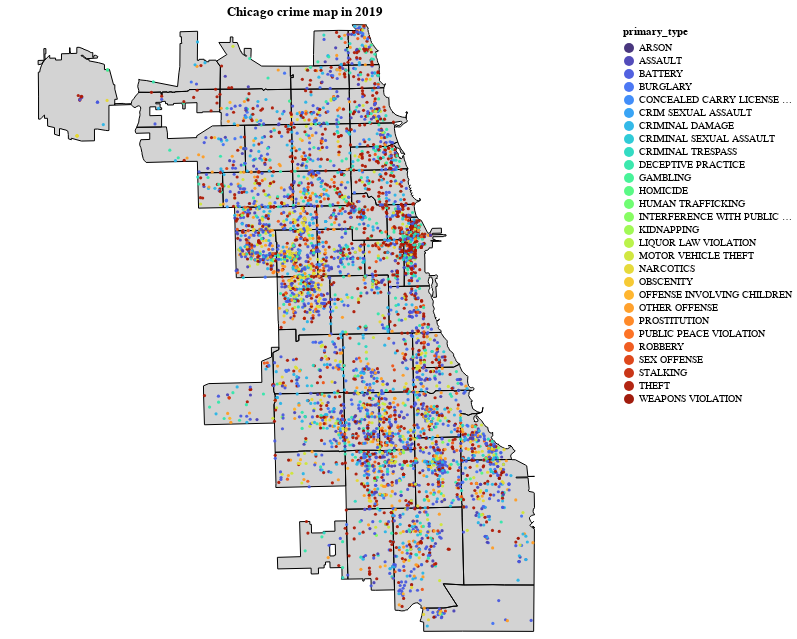

Here is the notebook cell this chart was saved with:
### Code cell
def download_json():
    '''Downloads ANC JSON from Open Data DC'''
    url = "https://raw.githubusercontent.com/smartchicago/chicago-atlas/master/db/import/zipcodes.geojson"
    resp = requests.get(url)
    return resp.json()

def gen_base(geojson):
    '''Generates baselayer of DC ANC map'''
    base = alt.Chart(alt.Data(values=geojson)).mark_geoshape(
        fill="lightgray",
        stroke='black',
        strokeWidth=1
    ).encode(
    ).properties(
        width=600,
        height=600
    )
    return base

def gen_points(year = 2019):
    points = alt.Chart(crime_df[crime_df.year==year].sample(5000)).mark_circle(
        size=10,opacity=0.95).encode(
        longitude='longitude:Q',
        latitude='latitude:Q',
        tooltip=['primary_type:N','zipcode'],
        color=alt.Color('primary_type',scale=alt.Scale(scheme='turbo'))
    ).properties(title= 'Chicago crime map in {}'.format(year))
    return points

anc_json = download_json()
base_layer = gen_base(geojson=anc_json)
points_layer = gen_points()
(base_layer + points_layer).configure_view(stroke=None)

### Figure 1 — Vega-Lite specification as saved in the notebook (floating-point values rounded to 4 significant figures; data arrays with more than 128 entries replaced by an {"elided": "..."} marker saying what was removed)
{"config": {"view": {"continuousWidth": 400, "continuousHeight": 300, "stroke": null}}, "layer": [{"data": {"values": {"type": "FeatureCollection", "features": [{"geometry": {"type": "Polygon", "coordinates": [[[-87.68, 41.92], [-87.68, 41.91], [-87.68, 41.91], [-87.73, 41.91], [-87.73, 41.92], [-87.73, 41.92], [-87.73, 41.92], [-87.73, 41.92], [-87.73, 41.93], [-87.68, 41.93], [-87.68, 41.93], [-87.68, 41.92], [-87.68, 41.92]]]}, "type": "Feature", "id": 0, "properties": {"adjacent_zips": ["60639", "60641", "60657", "60618", "60622", "60614"], "ZIP": "60647", "adjacent_community_areas": ["20", "21", "22", "23", "24", "5", "7"]}}, {"geometry": {"type": "Polygon", "coordinates": [[[-87.73, 41.92], [-87.73, 41.92], [-87.73, 41.92], [-87.73, 41.91], [-87.79, 41.91], [-87.79, 41.93], [-87.73, 41.93], [-87.73, 41.92], [-87.73, 41.92], [-87.73, 41.92]]]}, "type": "Feature", "id": 1, "properties": {"adjacent_zips": ["60647", "60707", "60641", "60618"], "ZIP": "60639", "adjacent_community_areas": ["19", "20", "21", "22", "23", "25"]}}, {"geometry": {"type": "Polygon", "coordinates": [[[-87.79, 41.91], [-87.81, 41.91], [-87.81, 41.93], [-87.79, 41.93], [-87.79, 41.91]]]}, "type": "Feature", "id": 2, "properties": {"adjacent_zips": ["60634", "60639"], "ZIP": "60707", "adjacent_community_areas": ["18", "19", "25"]}}, {"geometry": {"type": "Polygon", "coordinates": [[[-87.71, 41.9], [-87.78, 41.89], [-87.78, 41.91], [-87.71, 41.91], [-87.71, 41.9]]]}, "type": "Feature", "id": 4, "properties": {"adjacent_zips": ["60622", "60644", "60624", "60612"], "ZIP": "60651", "adjacent_community_areas": ["23", "24", "25"]}}, {"geometry": {"type": "Polygon", "coordinates": [[[-87.74, 41.82], [-87.74, 41.8], [-87.74, 41.79], [-87.74, 41.79], [-87.74, 41.79], [-87.74, 41.79], [-87.74, 41.79], [-87.74, 41.77], [-87.8, 41.77], [-87.8, 41.79], [-87.8, 41.8], [-87.8, 41.8], [-87.75, 41.8], [-87.75, 41.81], [-87.74, 41.82], [-87.74, 41.82], [-87.74, 41.82], [-87.74, 41.82], [-87.74, 41.82]]]}, "type": "Feature", "id": 6, "properties": {"adjacent_zips": ["60629", "60632"], "ZIP": "60638", "adjacent_community_areas": ["30", "56", "64"]}}, {"geometry": {"type": "Polygon", "coordinates": [[[-87.68, 41.76], [-87.68, 41.74], [-87.74, 41.73], [-87.74, 41.74], [-87.74, 41.76], [-87.72, 41.76], [-87.72, 41.76], [-87.72, 41.76], [-87.7, 41.76], [-87.7, 41.76], [-87.69, 41.76], [-87.69, 41.76], [-87.68, 41.76]]]}, "type": "Feature", "id": 7, "properties": {"adjacent_zips": ["60636", "60629", "60620"], "ZIP": "60652", "adjacent_community_areas": ["65", "66", "70"]}}, {"geometry": {"type": "Polygon", "coordinates": [[[-87.66, 42.02], [-87.66, 42.02], [-87.66, 42.02], [-87.66, 42.02], [-87.66, 42.02], [-87.66, 42.02], [-87.66, 42.02], [-87.66, 42.02], [-87.66, 42.02], [-87.66, 42.02], [-87.66, 42.02], [-87.66, 42.02], [-87.66, 42.02], [-87.66, 42.02], [-87.66, 42.02], [-87.66, 42.02], [-87.66, 42.01], [-87.66, 42.01], [-87.66, 42.01], [-87.66, 42.01], [-87.66, 42.01], [-87.66, 42.01], [-87.66, 42.01], [-87.66, 42.01], [-87.66, 42.01], [-87.66, 42.01], [-87.66, 42.01], [-87.66, 42.01], [-87.66, 42.01], [-87.66, 42.01], [-87.66, 42.01], [-87.66, 42.01], [-87.66, 42.01], [-87.66, 42.0], [-87.66, 42.0], [-87.66, 42.0], [-87.66, 42.0], [-87.66, 42.0], [-87.66, 42.0], [-87.66, 42.0], [-87.66, 42.0], [-87.65, 42.0], [-87.66, 42.0], [-87.68, 42.0], [-87.68, 42.0], [-87.68, 42.01], [-87.68, 42.01], [-87.68, 42.01], [-87.68, 42.01], [-87.68, 42.01], [-87.68, 42.01], [-87.68, 42.02], [-87.67, 42.02], [-87.68, 42.02], [-87.68, 42.02], [-87.67, 42.02], [-87.67, 42.02], [-87.66, 42.02], [-87.66, 42.02], [-87.66, 42.02]]]}, "type": "Feature", "id": 8, "properties": {"adjacent_zips": ["60645", "60660", "60659"], "ZIP": "60626", "adjacent_community_areas": ["1", "2", "77"]}}, {"geometry": {"type": "Polygon", "coordinates": [[[-87.69, 42.02], [-87.68, 42.02], [-87.68, 42.01], [-87.68, 42.01], [-87.68, 42.01], [-87.68, 42.01], [-87.68, 42.01], [-87.68, 42.01], [-87.68, 42.0], [-87.68, 42.0], [-87.71, 42.0], [-87.71, 42.0], [-87.71, 42.02], [-87.69, 42.02]]]}, "type": "Feature", "id": 9, "properties": {"adjacent_zips": ["60626", "60660", "60659"], "ZIP": "60645", "adjacent_community_areas": ["1", "2"]}}, {"geometry": {"type": "Polygon", "coordinates": [[[-87.65, 42.0], [-87.65, 42.0], [-87.65, 42.0], [-87.65, 42.0], [-87.65, 42.0], [-87.65, 41.99], [-87.65, 41.99], [-87.65, 41.99], [-87.65, 41.99], [-87.65, 41.99], [-87.65, 41.99], [-87.65, 41.99], [-87.65, 41.99], [-87.65, 41.99], [-87.65, 41.99], [-87.65, 41.99], [-87.65, 41.99], [-87.65, 41.99], [-87.65, 41.99], [-87.65, 41.99], [-87.65, 41.98], [-87.68, 41.98], [-87.68, 42.0], [-87.65, 42.0]]]}, "type": "Feature", "id": 10, "properties": {"adjacent_zips": ["60645", "60640", "60625", "60659", "60626"], "ZIP": "60660", "adjacent_community_areas": ["1", "2", "4", "77"]}}, {"geometry": {"type": "Polygon", "coordinates": {"elided": "1x68x2 float values"}}, "type": "Feature", "id": 11, "properties": {"adjacent_zips": ["60618", "60660", "60625", "60613"], "ZIP": "60640", "adjacent_community_areas": ["3", "4", "5", "6", "77"]}}, {"geometry": {"type": "Polygon", "coordinates": [[[-87.68, 41.96], [-87.73, 41.96], [-87.73, 41.98], [-87.68, 41.98], [-87.68, 41.98], [-87.68, 41.96]]]}, "type": "Feature", "id": 12, "properties": {"adjacent_zips": ["60613", "60659", "60630", "60646", "60618", "60641", "60640", "60660"], "ZIP": "60625", "adjacent_community_areas": ["13", "14", "16", "4", "5"]}}, {"geometry": {"type": "Polygon", "coordinates": [[[-87.73, 41.93], [-87.77, 41.93], [-87.77, 41.96], [-87.73, 41.96], [-87.73, 41.93]]]}, "type": "Feature", "id": 13, "properties": {"adjacent_zips": ["60618", "60630", "60634", "60647", "60639", "60625"], "ZIP": "60641", "adjacent_community_areas": ["14", "15", "16", "19", "20", "21", "22"]}}, {"geometry": {"type": "Polygon", "coordinates": [[[-87.64, 41.95], [-87.64, 41.95], [-87.63, 41.94], [-87.63, 41.94], [-87.63, 41.94], [-87.63, 41.94], [-87.63, 41.94], [-87.64, 41.94], [-87.64, 41.94], [-87.64, 41.94], [-87.64, 41.94], [-87.64, 41.95], [-87.64, 41.95], [-87.64, 41.95], [-87.64, 41.95], [-87.64, 41.95], [-87.64, 41.95], [-87.64, 41.95], [-87.64, 41.95], [-87.64, 41.95], [-87.64, 41.95], [-87.64, 41.95], [-87.64, 41.95], [-87.64, 41.95], [-87.64, 41.94], [-87.64, 41.94], [-87.64, 41.94], [-87.64, 41.94], [-87.64, 41.94], [-87.64, 41.94], [-87.64, 41.94], [-87.64, 41.94], [-87.64, 41.94], [-87.64, 41.94], [-87.64, 41.94], [-87.64, 41.94], [-87.64, 41.94], [-87.63, 41.94], [-87.63, 41.94], [-87.64, 41.94], [-87.64, 41.94], [-87.63, 41.94], [-87.63, 41.94], [-87.63, 41.94], [-87.63, 41.94], [-87.63, 41.94], [-87.63, 41.94], [-87.63, 41.94], [-87.63, 41.94], [-87.63, 41.94], [-87.63, 41.94], [-87.63, 41.93], [-87.63, 41.93], [-87.63, 41.93], [-87.63, 41.93], [-87.64, 41.93], [-87.64, 41.93], [-87.64, 41.93], [-87.68, 41.93], [-87.68, 41.95], [-87.65, 41.95], [-87.64, 41.95], [-87.64, 41.95]]]}, "type": "Feature", "id": 14, "properties": {"adjacent_zips": ["60613", "60647", "60618", "60614"], "ZIP": "60657", "adjacent_community_areas": ["5", "6", "7"]}}, {"geometry": {"type": "Polygon", "coordinates": [[[-87.58, 41.8], [-87.58, 41.8], [-87.58, 41.8], [-87.58, 41.8], [-87.58, 41.8], [-87.58, 41.8], [-87.58, 41.8], [-87.58, 41.8], [-87.58, 41.8], [-87.58, 41.8], [-87.58, 41.8], [-87.58, 41.8], [-87.58, 41.8], [-87.58, 41.8], [-87.58, 41.8], [-87.58, 41.8], [-87.58, 41.8], [-87.58, 41.8], [-87.58, 41.8], [-87.58, 41.8], [-87.59, 41.8], [-87.59, 41.79], [-87.59, 41.79], [-87.59, 41.79], [-87.59, 41.8], [-87.61, 41.79], [-87.61, 41.79], [-87.61, 41.79], [-87.61, 41.79], [-87.61, 41.79], [-87.61, 41.79], [-87.61, 41.79], [-87.61, 41.79], [-87.63, 41.79], [-87.63, 41.81], [-87.59, 41.81], [-87.59, 41.81], [-87.59, 41.81], [-87.59, 41.81], [-87.59, 41.81], [-87.59, 41.81], [-87.58, 41.81], [-87.58, 41.8]]]}, "type": "Feature", "id": 15, "properties": {"adjacent_zips": ["60637", "60609", "60653", "60621"], "ZIP": "60615", "adjacent_community_areas": ["38", "39", "40", "41"]}}, {"geometry": {"type": "Polygon", "coordinates": [[[-87.62, 41.77], [-87.62, 41.76], [-87.64, 41.76], [-87.64, 41.76], [-87.64, 41.76], [-87.65, 41.76], [-87.65, 41.79], [-87.63, 41.79], [-87.62, 41.77]]]}, "type": "Feature", "id": 16, "properties": {"adjacent_zips": ["60609", "60637", "60619", "60615", "60636", "60620"], "ZIP": "60621", "adjacent_community_areas": ["40", "67", "68", "69", "71"]}}, {"geometry": {"type": "Polygon", "coordinates": [[[-87.65, 41.76], [-87.66, 41.76], [-87.67, 41.76], [-87.68, 41.76], [-87.68, 41.79], [-87.68, 41.79], [-87.65, 41.79], [-87.65, 41.76]]]}, "type": "Feature", "id": 17, "properties": {"adjacent_zips": ["60652", "60621", "60632", "60609", "60620", "60629"], "ZIP": "60636", "adjacent_community_areas": ["63", "66", "67", "68", "70", "71"]}}, {"geometry": {"type": "Polygon", "coordinates": {"elided": "1x86x2 float values"}}, "type": "Feature", "id": 18, "properties": {"adjacent_zips": ["60617", "60637", "60619"], "ZIP": "60649", "adjacent_community_areas": ["42", "43", "45", "46"]}}, {"geometry": {"type": "Polygon", "coordinates": {"elided": "1x77x2 float values"}}, "type": "Feature", "id": 19, "properties": {"adjacent_zips": ["60649", "60619", "60628"], "ZIP": "60617", "adjacent_community_areas": ["43", "45", "46", "48", "50", "51", "52", "55"]}}, {"geometry": {"type": "Polygon", "coordinates": [[[-87.64, 41.68], [-87.64, 41.67], [-87.66, 41.67], [-87.66, 41.67], [-87.66, 41.68], [-87.67, 41.68], [-87.67, 41.68], [-87.67, 41.68], [-87.67, 41.68], [-87.68, 41.68], [-87.68, 41.72], [-87.64, 41.72], [-87.64, 41.68]]]}, "type": "Feature", "id": 20, "properties": {"adjacent_zips": ["60628", "60655", "60620"], "ZIP": "60643", "adjacent_community_areas": ["49", "53", "72", "73", "75"]}}, {"geometry": {"type": "Polygon", "coordinates": [[[-87.68, 41.9], [-87.68, 41.89], [-87.67, 41.89], [-87.67, 41.87], [-87.71, 41.87], [-87.71, 41.9], [-87.68, 41.9], [-87.68, 41.9]]]}, "type": "Feature", "id": 23, "properties": {"adjacent_zips": ["60651", "60622", "6761", "60608", "60624"], "ZIP": "60612", "adjacent_community_areas": ["23", "24", "27", "28", "29"]}}, {"geometry": {"type": "Polygon", "coordinates": [[[-87.71, 41.87], [-87.74, 41.87], [-87.74, 41.88], [-87.74, 41.88], [-87.74, 41.89], [-87.74, 41.89], [-87.74, 41.89], [-87.74, 41.9], [-87.71, 41.9], [-87.71, 41.87]]]}, "type": "Feature", "id": 24, "properties": {"adjacent_zips": ["60612", "60651", "60622", "60623", "60644"], "ZIP": "60624", "adjacent_community_areas": ["23", "25", "26", "27", "29"]}}, {"geometry": {"type": "Polygon", "coordinates": [[[-87.74, 41.87], [-87.77, 41.87], [-87.78, 41.89], [-87.74, 41.9], [-87.74, 41.89], [-87.74, 41.89], [-87.74, 41.89], [-87.74, 41.88], [-87.74, 41.88], [-87.74, 41.87]]]}, "type": "Feature", "id": 25, "properties": {"adjacent_zips": ["60651", "60623", "60624"], "ZIP": "60644", "adjacent_community_areas": ["25", "26"]}}, {"geometry": {"type": "Polygon", "coordinates": [[[-87.6, 41.83], [-87.6, 41.83], [-87.6, 41.83], [-87.6, 41.83], [-87.6, 41.83], [-87.6, 41.83], [-87.6, 41.82], [-87.6, 41.82], [-87.6, 41.82], [-87.6, 41.82], [-87.6, 41.82], [-87.6, 41.82], [-87.59, 41.82], [-87.59, 41.82], [-87.59, 41.82], [-87.59, 41.82], [-87.59, 41.82], [-87.59, 41.82], [-87.59, 41.82], [-87.59, 41.81], [-87.59, 41.81], [-87.59, 41.81], [-87.59, 41.81], [-87.59, 41.81], [-87.59, 41.81], [-87.59, 41.81], [-87.59, 41.81], [-87.59, 41.81], [-87.63, 41.81], [-87.63, 41.83], [-87.6, 41.83], [-87.6, 41.83]]]}, "type": "Feature", "id": 28, "properties": {"adjacent_zips": ["60609", "60615", "60616"], "ZIP": "60653", "adjacent_community_areas": ["35", "36", "38", "39"]}}, {"geometry": {"type": "Polygon", "coordinates": [[[-87.63, 41.83], [-87.63, 41.79], [-87.68, 41.79], [-87.68, 41.79], [-87.69, 41.83], [-87.63, 41.83], [-87.63, 41.83]]]}, "type": "Feature", "id": 29, "properties": {"adjacent_zips": ["60637", "60615", "60621", "60636", "60653", "60616", "60608", "60632", "60629"], "ZIP": "60609", "adjacent_community_areas": ["34", "35", "37", "38", "40", "58", "59", "60", "61", "63", "67", "68"]}}, {"geometry": {"type": "MultiPolygon", "coordinates": {"elided": "3 rows, 208 float values in total"}}, "type": "Feature", "id": 30, "properties": {"adjacent_zips": ["60656"], "ZIP": "60666", "adjacent_community_areas": ["76"]}}, {"geometry": {"type": "Polygon", "coordinates": [[[-87.68, 41.95], [-87.68, 41.93], [-87.73, 41.93], [-87.73, 41.96], [-87.68, 41.96], [-87.68, 41.95]]]}, "type": "Feature", "id": 31, "properties": {"adjacent_zips": ["60613", "60614", "60657", "60641", "60625", "60640", "60639", "60647", "60630"], "ZIP": "60618", "adjacent_community_areas": ["14", "16", "21", "22", "4", "5", "7"]}}, {"geometry": {"type": "Polygon", "coordinates": [[[-87.6, 41.83], [-87.65, 41.83], [-87.65, 41.86], [-87.61, 41.86], [-87.61, 41.86], [-87.61, 41.86], [-87.61, 41.86], [-87.61, 41.86], [-87.61, 41.86], [-87.61, 41.86], [-87.61, 41.86], [-87.61, 41.85], [-87.61, 41.85], [-87.61, 41.85], [-87.61, 41.85], [-87.61, 41.85], [-87.61, 41.85], [-87.61, 41.85], [-87.61, 41.85], [-87.61, 41.85], [-87.61, 41.84], [-87.61, 41.84], [-87.61, 41.84], [-87.61, 41.84], [-87.61, 41.84], [-87.61, 41.84], [-87.61, 41.84], [-87.61, 41.84], [-87.61, 41.84], [-87.61, 41.84], [-87.61, 41.84], [-87.61, 41.84], [-87.61, 41.84], [-87.6, 41.84], [-87.6, 41.84], [-87.6, 41.84], [-87.6, 41.84], [-87.61, 41.84], [-87.61, 41.84], [-87.61, 41.84], [-87.6, 41.83], [-87.6, 41.83], [-87.61, 41.83], [-87.6, 41.83], [-87.6, 41.83], [-87.6, 41.83], [-87.6, 41.83], [-87.6, 41.83], [-87.6, 41.83]]]}, "type": "Feature", "id": 32, "properties": {"adjacent_zips": ["6761", "60653", "60609", "60608"], "ZIP": "60616", "adjacent_community_areas": ["28", "31", "33", "34", "35", "36", "60"]}}, {"geometry": {"type": "Polygon", "coordinates": [[[-87.65, 41.86], [-87.65, 41.83], [-87.69, 41.83], [-87.7, 41.87], [-87.65, 41.87], [-87.65, 41.86]]]}, "type": "Feature", "id": 35, "properties": {"adjacent_zips": ["6761", "60616", "60609", "60612", "60632", "60623"], "ZIP": "60608", "adjacent_community_areas": ["28", "29", "30", "31", "58", "59", "60"]}}, {"geometry": {"type": "Polygon", "coordinates": {"elided": "1x74x2 float values"}}, "type": "Feature", "id": 39, "properties": {"adjacent_zips": ["60622", "60610", "60618", "60647", "60657"], "ZIP": "60614", "adjacent_community_areas": ["22", "24", "5", "6", "7", "8"]}}, {"geometry": {"type": "Polygon", "coordinates": [[[-87.86, 41.98], [-87.86, 41.99], [-87.86, 41.99], [-87.86, 41.99], [-87.85, 41.99], [-87.85, 41.99], [-87.82, 41.98], [-87.82, 41.99], [-87.82, 42.0], [-87.82, 42.01], [-87.82, 42.01], [-87.82, 42.01], [-87.82, 42.01], [-87.82, 42.02], [-87.82, 42.02], [-87.82, 42.02], [-87.81, 42.02], [-87.81, 42.0], [-87.81, 42.0], [-87.81, 42.0], [-87.8, 42.0], [-87.8, 42.0], [-87.8, 42.0], [-87.8, 42.0], [-87.8, 42.0], [-87.8, 42.0], [-87.8, 42.0], [-87.79, 42.0], [-87.79, 42.0], [-87.79, 41.98], [-87.81, 41.98], [-87.81, 41.98], [-87.82, 41.98], [-87.83, 41.98], [-87.83, 41.98], [-87.83, 41.98], [-87.83, 41.98], [-87.83, 41.98], [-87.83, 41.98], [-87.83, 41.98], [-87.83, 41.98], [-87.83, 41.98], [-87.83, 41.98], [-87.84, 41.98], [-87.84, 41.98], [-87.84, 41.98], [-87.84, 41.98], [-87.84, 41.98], [-87.84, 41.98], [-87.84, 41.98], [-87.84, 41.98], [-87.85, 41.98], [-87.86, 41.98], [-87.86, 41.98], [-87.86, 41.98]]]}, "type": "Feature", "id": 40, "properties": {"adjacent_zips": ["60656", "60630", "60646"], "ZIP": "60631", "adjacent_community_areas": ["10", "11", "76", "9"]}}, {"geometry": {"type": "Polygon", "coordinates": [[[-87.79, 42.0], [-87.78, 42.0], [-87.78, 42.01], [-87.79, 42.01], [-87.78, 42.01], [-87.78, 42.02], [-87.78, 42.02], [-87.78, 42.01], [-87.77, 42.01], [-87.77, 42.01], [-87.77, 42.01], [-87.77, 42.0], [-87.77, 42.0], [-87.77, 42.0], [-87.77, 42.0], [-87.77, 42.01], [-87.76, 42.01], [-87.76, 42.0], [-87.76, 42.0], [-87.75, 42.0], [-87.73, 42.0], [-87.73, 41.99], [-87.73, 41.99], [-87.73, 41.99], [-87.73, 41.99], [-87.73, 41.98], [-87.75, 41.98], [-87.75, 41.98], [-87.75, 41.98], [-87.75, 41.98], [-87.76, 41.98], [-87.79, 41.98], [-87.79, 42.0], [-87.79, 42.0]]]}, "type": "Feature", "id": 41, "properties": {"adjacent_zips": ["60659", "60625", "60631", "60630", "60656"], "ZIP": "60646", "adjacent_community_areas": ["10", "11", "12", "13"]}}, {"geometry": {"type": "Polygon", "coordinates": [[[-87.59, 41.72], [-87.58, 41.67], [-87.6, 41.67], [-87.6, 41.67], [-87.59, 41.66], [-87.59, 41.66], [-87.6, 41.66], [-87.6, 41.66], [-87.62, 41.66], [-87.62, 41.66], [-87.62, 41.66], [-87.62, 41.66], [-87.62, 41.66], [-87.62, 41.66], [-87.62, 41.66], [-87.62, 41.66], [-87.63, 41.66], [-87.63, 41.66], [-87.63, 41.66], [-87.63, 41.66], [-87.63, 41.66], [-87.63, 41.66], [-87.63, 41.66], [-87.63, 41.66], [-87.63, 41.66], [-87.64, 41.66], [-87.64, 41.66], [-87.64, 41.66], [-87.64, 41.66], [-87.64, 41.72], [-87.62, 41.72], [-87.59, 41.72], [-87.59, 41.72]]]}, "type": "Feature", "id": 42, "properties": {"adjacent_zips": ["60619", "60643", "60617", "60827", "60620"], "ZIP": "60628", "adjacent_community_areas": ["49", "50", "51", "53", "54", "55", "73"]}}, {"geometry": {"type": "Polygon", "coordinates": [[[-87.6, 41.67], [-87.58, 41.67], [-87.56, 41.67], [-87.55, 41.67], [-87.52, 41.67], [-87.53, 41.64], [-87.58, 41.64], [-87.62, 41.64], [-87.62, 41.65], [-87.62, 41.65], [-87.62, 41.65], [-87.62, 41.65], [-87.62, 41.66], [-87.6, 41.66], [-87.6, 41.66], [-87.59, 41.66], [-87.59, 41.66], [-87.6, 41.67], [-87.6, 41.67], [-87.6, 41.67]]]}, "type": "Feature", "id": 43, "properties": {"adjacent_zips": ["60628", "60617"], "name": "60827 & 60633", "ZIP": "60827", "adjacent_community_areas": ["54", "55", "51"]}}, {"geometry": {"type": "Polygon", "coordinates": [[[-87.75, 41.98], [-87.75, 41.98], [-87.75, 41.98], [-87.75, 41.98], [-87.73, 41.98], [-87.73, 41.96], [-87.79, 41.96], [-87.79, 41.96], [-87.79, 41.96], [-87.79, 41.96], [-87.79, 41.97], [-87.79, 41.97], [-87.79, 41.98], [-87.76, 41.98], [-87.75, 41.98]]]}, "type": "Feature", "id": 44, "properties": {"adjacent_zips": ["60659", "60631", "60646", "60656", "60634", "60625", "60641", "60618"], "ZIP": "60630", "adjacent_community_areas": ["10", "11", "12", "13", "14", "15", "16"]}}, {"geometry": {"type": "Polygon", "coordinates": {"elided": "1x89x2 float values"}}, "type": "Feature", "id": 47, "properties": {"adjacent_zips": ["60646", "60630", "60666", "60631", "60634"], "ZIP": "60656", "adjacent_community_areas": ["10", "11", "76"]}}, {"geometry": {"type": "Polygon", "coordinates": [[[-87.68, 41.71], [-87.68, 41.68], [-87.69, 41.68], [-87.69, 41.68], [-87.69, 41.68], [-87.7, 41.68], [-87.7, 41.69], [-87.7, 41.69], [-87.7, 41.69], [-87.7, 41.69], [-87.7, 41.68], [-87.71, 41.68], [-87.71, 41.68], [-87.71, 41.68], [-87.71, 41.68], [-87.71, 41.68], [-87.71, 41.68], [-87.71, 41.68], [-87.71, 41.68], [-87.74, 41.68], [-87.74, 41.69], [-87.72, 41.69], [-87.72, 41.71], [-87.71, 41.71], [-87.71, 41.71], [-87.71, 41.71], [-87.71, 41.71], [-87.7, 41.71], [-87.7, 41.71], [-87.7, 41.71], [-87.7, 41.71], [-87.69, 41.71], [-87.69, 41.71], [-87.68, 41.71]], [[-87.7, 41.7], [-87.7, 41.69], [-87.69, 41.69], [-87.69, 41.69], [-87.69, 41.69], [-87.69, 41.7], [-87.7, 41.7]]]}, "type": "Feature", "id": 48, "properties": {"adjacent_zips": ["60643"], "ZIP": "60655", "adjacent_community_areas": ["72", "74", "75"]}}, {"geometry": {"type": "Polygon", "coordinates": [[[-87.68, 41.98], [-87.73, 41.98], [-87.73, 41.99], [-87.73, 41.99], [-87.73, 41.99], [-87.73, 41.99], [-87.73, 42.0], [-87.71, 42.0], [-87.68, 42.0], [-87.68, 41.98]]]}, "type": "Feature", "id": 49, "properties": {"adjacent_zips": ["60660", "60645", "60626", "60630", "60646", "60625"], "ZIP": "60659", "adjacent_community_areas": ["12", "13", "2", "4"]}}, {"geometry": {"type": "Polygon", "coordinates": [[[-87.77, 41.93], [-87.81, 41.93], [-87.81, 41.94], [-87.82, 41.94], [-87.85, 41.94], [-87.85, 41.94], [-87.85, 41.94], [-87.85, 41.94], [-87.85, 41.94], [-87.85, 41.94], [-87.85, 41.95], [-87.85, 41.95], [-87.85, 41.95], [-87.85, 41.95], [-87.85, 41.95], [-87.85, 41.95], [-87.85, 41.96], [-87.86, 41.96], [-87.86, 41.96], [-87.86, 41.96], [-87.86, 41.96], [-87.83, 41.96], [-87.83, 41.96], [-87.83, 41.95], [-87.81, 41.95], [-87.81, 41.95], [-87.79, 41.96], [-87.77, 41.96], [-87.77, 41.93]]]}, "type": "Feature", "id": 51, "properties": {"adjacent_zips": ["60630", "60707", "60641", "60656"], "ZIP": "60634", "adjacent_community_areas": ["15", "17", "18", "19", "76"]}}, {"geometry": {"type": "Polygon", "coordinates": [[[-87.64, 41.95], [-87.65, 41.95], [-87.68, 41.95], [-87.68, 41.96], [-87.64, 41.96], [-87.64, 41.96], [-87.64, 41.96], [-87.64, 41.96], [-87.64, 41.96], [-87.64, 41.96], [-87.64, 41.96], [-87.64, 41.96], [-87.64, 41.95], [-87.64, 41.95]]]}, "type": "Feature", "id": 52, "properties": {"adjacent_zips": ["60657", "60625", "60640", "60618"], "ZIP": "60613", "adjacent_community_areas": ["3", "4", "5", "6"]}}, {"geometry": {"type": "Polygon", "coordinates": [[[-87.69, 41.83], [-87.69, 41.83], [-87.68, 41.79], [-87.72, 41.79], [-87.74, 41.79], [-87.74, 41.79], [-87.74, 41.8], [-87.74, 41.82], [-87.74, 41.82], [-87.74, 41.82], [-87.74, 41.83], [-87.72, 41.83], [-87.72, 41.83], [-87.72, 41.83], [-87.72, 41.83], [-87.69, 41.83]]]}, "type": "Feature", "id": 55, "properties": {"adjacent_zips": ["60609", "60636", "60638", "60629", "60623", "60608"], "ZIP": "60632", "adjacent_community_areas": ["30", "56", "57", "58", "59", "61", "62", "63"]}}, {"geometry": {"type": "Polygon", "coordinates": [[[-87.69, 41.83], [-87.72, 41.83], [-87.72, 41.83], [-87.72, 41.83], [-87.72, 41.83], [-87.74, 41.83], [-87.74, 41.84], [-87.74, 41.84], [-87.74, 41.84], [-87.74, 41.84], [-87.74, 41.87], [-87.7, 41.87], [-87.69, 41.83]]]}, "type": "Feature", "id": 56, "properties": {"adjacent_zips": ["60644", "60632", "60624", "60608"], "ZIP": "60623", "adjacent_community_areas": ["29", "30", "58"]}}, {"geometry": {"type": "Polygon", "coordinates": [[[-87.68, 41.76], [-87.68, 41.76], [-87.69, 41.76], [-87.69, 41.76], [-87.7, 41.76], [-87.7, 41.76], [-87.72, 41.76], [-87.72, 41.76], [-87.72, 41.76], [-87.74, 41.76], [-87.74, 41.79], [-87.74, 41.79], [-87.74, 41.79], [-87.74, 41.79], [-87.74, 41.79], [-87.72, 41.79], [-87.68, 41.79], [-87.68, 41.76]]]}, "type": "Feature", "id": 57, "properties": {"adjacent_zips": ["60636", "60632", "60620", "60638", "60652", "60609"], "ZIP": "60629", "adjacent_community_areas": ["56", "62", "63", "64", "65", "66", "70"]}}, {"geometry": {"type": "Polygon", "coordinates": [[[-87.62, 41.72], [-87.68, 41.72], [-87.68, 41.76], [-87.67, 41.76], [-87.66, 41.76], [-87.65, 41.76], [-87.64, 41.76], [-87.64, 41.76], [-87.64, 41.76], [-87.62, 41.76], [-87.62, 41.72]]]}, "type": "Feature", "id": 58, "properties": {"adjacent_zips": ["60643", "60628", "60629", "60619", "60652", "60621", "60636"], "ZIP": "60620", "adjacent_community_areas": ["44", "49", "67", "68", "69", "70", "71", "72", "73"]}}, {"geometry": {"type": "Polygon", "coordinates": [[[-87.58, 41.8], [-87.58, 41.79], [-87.58, 41.79], [-87.58, 41.79], [-87.58, 41.79], [-87.58, 41.79], [-87.58, 41.79], [-87.58, 41.79], [-87.58, 41.79], [-87.58, 41.79], [-87.58, 41.79], [-87.58, 41.79], [-87.58, 41.79], [-87.58, 41.78], [-87.57, 41.78], [-87.57, 41.78], [-87.57, 41.78], [-87.58, 41.78], [-87.58, 41.78], [-87.58, 41.78], [-87.58, 41.78], [-87.59, 41.78], [-87.59, 41.77], [-87.59, 41.77], [-87.59, 41.77], [-87.62, 41.77], [-87.63, 41.79], [-87.61, 41.79], [-87.61, 41.79], [-87.61, 41.79], [-87.61, 41.79], [-87.61, 41.79], [-87.61, 41.79], [-87.61, 41.79], [-87.61, 41.79], [-87.59, 41.8], [-87.59, 41.79], [-87.59, 41.79], [-87.59, 41.79], [-87.59, 41.79], [-87.59, 41.8], [-87.58, 41.8], [-87.58, 41.8]]]}, "type": "Feature", "id": 59, "properties": {"adjacent_zips": ["60649", "60615", "60609", "60619", "60621"], "ZIP": "60637", "adjacent_community_areas": ["40", "41", "42", "43", "69"]}}, {"geometry": {"type": "Polygon", "coordinates": [[[-87.59, 41.75], [-87.59, 41.75], [-87.59, 41.75], [-87.59, 41.73], [-87.59, 41.72], [-87.59, 41.72], [-87.59, 41.72], [-87.62, 41.72], [-87.62, 41.77], [-87.59, 41.77], [-87.59, 41.75], [-87.59, 41.75]]]}, "type": "Feature", "id": 60, "properties": {"adjacent_zips": ["60620", "60637", "60628", "60617", "60649", "60621"], "ZIP": "60619", "adjacent_community_areas": ["43", "44", "45", "47", "48", "49", "50", "51", "69"]}}, {"geometry": {"type": "Polygon", "coordinates": {"elided": "2 rows, 234 float values in total"}}, "type": "Feature", "id": 61, "properties": {"adjacent_zips": ["60610", "6761"], "name": "60601, 60602, 60603, 60604, 60605 & 60611", "ZIP": "12311", "adjacent_community_areas": ["32", "33", "8"]}}, {"geometry": {"type": "Polygon", "coordinates": [[[-87.63, 41.88], [-87.63, 41.87], [-87.63, 41.86], [-87.65, 41.86], [-87.65, 41.87], [-87.67, 41.87], [-87.67, 41.89], [-87.65, 41.89], [-87.64, 41.89], [-87.64, 41.89], [-87.64, 41.89], [-87.64, 41.89], [-87.63, 41.89], [-87.63, 41.88]]]}, "type": "Feature", "id": 62, "properties": {"adjacent_zips": ["60622", "60608", "60616", "60612", "12311", "60610"], "name": "60606, 60607 & 60661", "ZIP": "6761", "adjacent_community_areas": ["24", "28", "31", "32", "33", "8"]}}, {"geometry": {"type": "Polygon", "coordinates": [[[-87.65, 41.9], [-87.65, 41.91], [-87.62, 41.91], [-87.62, 41.91], [-87.63, 41.91], [-87.63, 41.91], [-87.62, 41.91], [-87.62, 41.9], [-87.62, 41.9], [-87.62, 41.9], [-87.63, 41.9], [-87.63, 41.9], [-87.63, 41.9], [-87.63, 41.89], [-87.63, 41.89], [-87.64, 41.89], [-87.64, 41.89], [-87.64, 41.89], [-87.65, 41.89], [-87.65, 41.9]]]}, "type": "Feature", "id": 63, "properties": {"adjacent_zips": ["60614", "12311", "6761", "60622"], "name": "60610 & 60654", "ZIP": "60610", "adjacent_community_areas": ["24", "32", "7", "8"]}}, {"geometry": {"type": "Polygon", "coordinates": [[[-87.67, 41.89], [-87.68, 41.89], [-87.68, 41.9], [-87.71, 41.9], [-87.71, 41.91], [-87.68, 41.91], [-87.68, 41.91], [-87.68, 41.92], [-87.67, 41.92], [-87.67, 41.92], [-87.67, 41.92], [-87.66, 41.92], [-87.66, 41.92], [-87.66, 41.92], [-87.66, 41.92], [-87.66, 41.91], [-87.66, 41.91], [-87.66, 41.91], [-87.65, 41.91], [-87.65, 41.89], [-87.67, 41.89]]]}, "type": "Feature", "id": 64, "properties": {"adjacent_zips": ["60612", "60624", "60614", "6761", "60610", "60651", "60647"], "name": "60642 & 60622", "ZIP": "60622", "adjacent_community_areas": ["22", "23", "24", "28", "7", "8"]}}]}}, "mark": {"type": "geoshape", "fill": "lightgray", "stroke": "black", "strokeWidth": 1}, "encoding": {}, "height": 600, "width": 600}, {"data": {"name": "data-efd27d8b4f16607e9d88191c0c6b645d"}, "mark": {"type": "circle", "opacity": 0.95, "size": 10}, "encoding": {"color": {"type": "nominal", "field": "primary_type", "scale": {"scheme": "turbo"}}, "latitude": {"field": "latitude", "type": "quantitative"}, "longitude": {"field": "longitude", "type": "quantitative"}, "tooltip": [{"type": "nominal", "field": "primary_type"}, {"type": "nominal", "field": "zipcode"}]}, "title": "Chicago crime map in 2019"}], "$schema": "https://vega.github.io/schema/vega-lite/v4.8.1.json", "datasets": {"data-efd27d8b4f16607e9d88191c0c6b645d": {"elided": "5000 records"}}}
